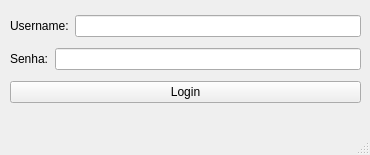
<?xml version="1.0" encoding="UTF-8"?>
<ui version="4.0">
 <class>MainWindow</class>
 <widget class="QMainWindow" name="MainWindow">
  <property name="geometry">
   <rect>
    <x>0</x>
    <y>0</y>
    <width>370</width>
    <height>155</height>
   </rect>
  </property>
  <property name="windowTitle">
   <string>MainWindow</string>
  </property>
  <widget class="QWidget" name="centralwidget">
   <widget class="QWidget" name="">
    <property name="geometry">
     <rect>
      <x>10</x>
      <y>10</y>
      <width>351</width>
      <height>101</height>
     </rect>
    </property>
    <layout class="QVBoxLayout" name="verticalLayout">
     <item>
      <layout class="QHBoxLayout" name="horizontalLayout">
       <item>
        <widget class="QLabel" name="label">
         <property name="text">
          <string>Username:</string>
         </property>
        </widget>
       </item>
       <item>
        <widget class="QLineEdit" name="lineEdit"/>
       </item>
      </layout>
     </item>
     <item>
      <layout class="QHBoxLayout" name="horizontalLayout_2">
       <item>
        <widget class="QLabel" name="label_2">
         <property name="text">
          <string>Senha:</string>
         </property>
        </widget>
       </item>
       <item>
        <widget class="QLineEdit" name="lineEdit_2">
         <property name="echoMode">
          <enum>QLineEdit::Password</enum>
         </property>
        </widget>
       </item>
      </layout>
     </item>
     <item>
      <widget class="QPushButton" name="pushButton">
       <property name="text">
        <string>Login</string>
       </property>
      </widget>
     </item>
    </layout>
   </widget>
  </widget>
  <widget class="QMenuBar" name="menubar">
   <property name="geometry">
    <rect>
     <x>0</x>
     <y>0</y>
     <width>370</width>
     <height>21</height>
    </rect>
   </property>
  </widget>
  <widget class="QStatusBar" name="statusbar"/>
 </widget>
 <resources/>
 <connections/>
</ui>
